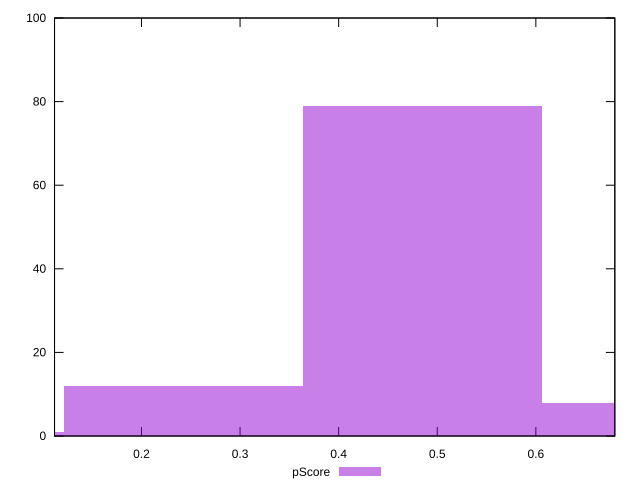

Write the gnuplot code that produced this figure.
reset

$pScore <<EOF
0.24238158833707307 12
0 1
0.48476317667414615 79
0.7271447650112193 8
EOF

set key outside below
set boxwidth 0.24238158833707307
set xrange [0.11182304450420943:0.6800933189964469]
set yrange [0:100]
set trange [0:100]
set style fill transparent solid 0.5 noborder
set terminal svg size 640, 490 enhanced background rgb 'white'
set output "report_00023_2021-02-20T12:14:57.249Z/speed-index/samples/pages/pScore/histogram.svg"

plot $pScore title "pScore" with boxes

reset
